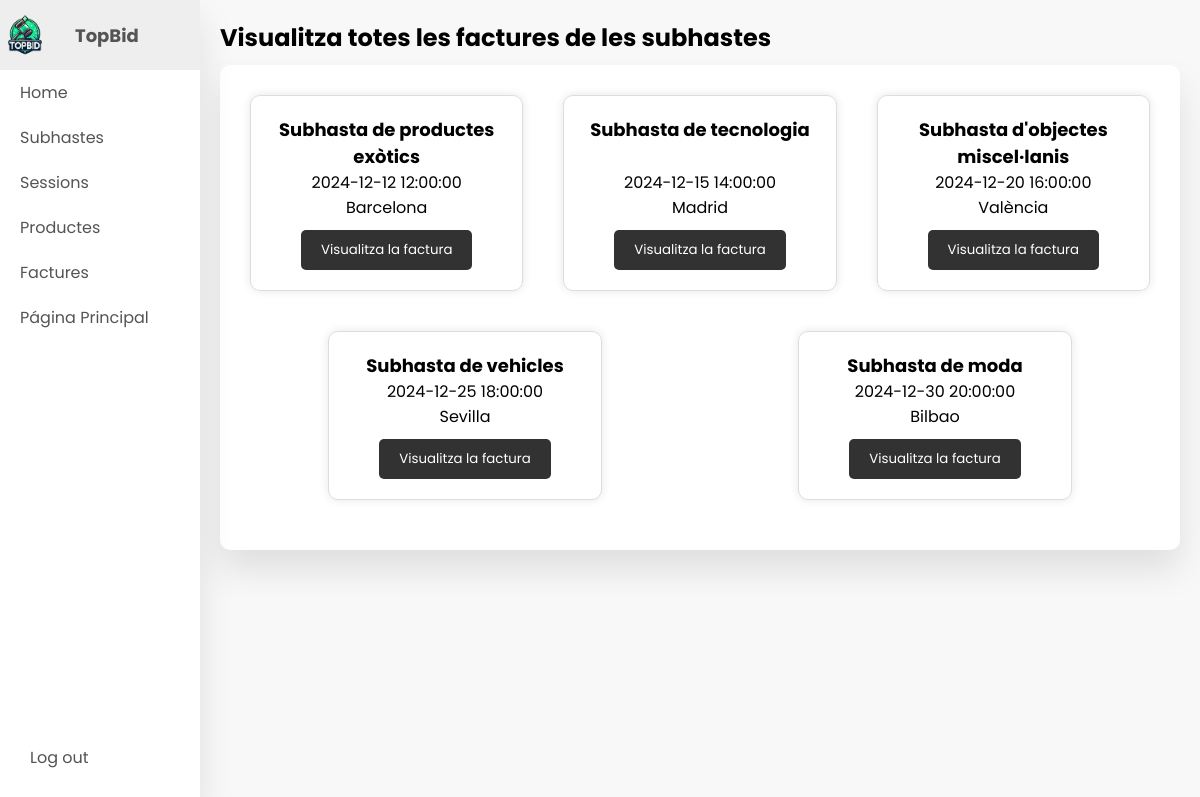
Screenshot of /index.php?controller=subhastador&action=totesSubhastes (signed in) with the database file from the repository.
### tables this page shows
CREATE TABLE subhasta (
    id_subhasta INT PRIMARY KEY AUTO_INCREMENT,
    nom VARCHAR(100) NOT NULL, 
    date_hora DATETIME NOT NULL,
    lloc VARCHAR(100) NOT NULL,
    descripcio VARCHAR(250) NOT NULL,
    percentatge INT DEFAULT 10,
    inici ENUM('senseIniciar', 'iniciat','finalitzat') DEFAULT 'senseIniciar'
);

### controllers/SubhastadorController.php (called while the page is built, shortened)
<?php
require_once 'models/Subhasta.php';
class SubhastadorController
{
    public function totesSubhastes(): void
    {
        $config = require_once 'config.php';
        $pdo = DBConnection::getConnection($config['db']);
        $allSubhastes = Subhasta::getAllSubhastes($pdo);
        require_once 'views/subhastador/view-comptes.php';
    }
}

### models/Subhasta.php (called while the page is built, shortened)
<?php
class Subhasta
{
    public static function getAllSubhastes(PDO $pdo): array
    {
        $query = "SELECT * FROM subhasta";
        $stmt = $pdo->prepare($query);
        $stmt->execute();
        return $stmt->fetchAll(PDO::FETCH_OBJ);
    }
}

### views/subhastador/view-comptes.php (the view, shortened to what this page needs)
<!DOCTYPE html>
<html lang="ca">
<head>
    <link rel="stylesheet" href="views/css/subhastador/subhasta.css">
    <link rel="stylesheet" href="views/css/subhastador/dashboard.css"/>
</head>
<body>
    <div class="container">
        <?php include 'views/includes/nav-admin.php'; ?>
        <section class="main">
            <div class="main-top">
                <h1>Visualitza totes les factures de les subhastes</h1>
            </div>
            <div class="course-box">
                <div class="subhasta-card">
                    <?php if (!empty($allSubhastes)): ?>
                        <?php foreach ($allSubhastes as $subhasta): ?>
                            <div class="subhasta-item">
                                <h2><?php echo htmlspecialchars($subhasta->nom); ?></h2>
                                <p><?php echo htmlspecialchars($subhasta->date_hora); ?></p>
                                <p><?php echo htmlspecialchars($subhasta->lloc); ?></p>
                                <button class="boton" id="veure"
                                    onclick="location.href='index.php?controller=subhastador&action=estatComptes&id_subhasta=<?php echo $subhasta->id_subhasta; ?>'">Visualitza la factura</button>
                            </div>
                        <?php endforeach; ?>
                    <?php else: ?>
                        <p>No hi ha subhastes disponibles.</p>
                    <?php endif; ?>
                </div>
            </div>
    </div>
</body>
</html>

### views/css/subhastador/subhasta.css (style rules this page uses)
.subhasta-card { display: flex; flex-wrap: wrap; justify-content: space-around; }
.subhasta-item { display: flex; flex-direction: column; align-items: center; margin: 20px; padding: 20px; border: 1px solid #ddd; border-radius: 10px; box-shadow: 0 0 10px rgba(0, 0, 0, 0.1); width: calc(33.33% - 40px); text-align: center; }
.subhasta-item h2 { font-size: 18px; width: 100%; height: 40%; }

### views/css/subhastador/dashboard.css (style rules this page uses)
* { margin: 0; padding: 0; outline: none; border: none; text-decoration: none; box-sizing: border-box; font-family: "Poppins", sans-serif; }
body { background-color: #f8f8f8; }
.container { display: flex; }
.main { padding: 20px; width: calc(100% - 200px); margin-left: 200px; }
.main-top { display: flex; }
.course-box { width: 100%; height: auto; padding: 10px 10px 30px 10px; margin-top: 10px; background: #fff; border-radius: 10px; box-shadow: 0 20px 35px rgba(0, 0, 0, 0.1); }
button { margin-top: 10px; background: rgb(50, 50, 50); color: white; border: none; border-radius: 5px; cursor: pointer; padding: 10px 20px; border-radius: 5px; transition: background 0.3s; }

### rows the page displays
subhasta: nom "Subhasta de productes exòtics", date_hora "2024-12-12 12:00:00", lloc "Barcelona"
subhasta: nom "Subhasta de tecnologia", date_hora "2024-12-15 14:00:00", lloc "Madrid"
subhasta: nom "Subhasta d'objectes miscel·lanis", date_hora "2024-12-20 16:00:00", lloc "València"
subhasta: nom "Subhasta de vehicles", date_hora "2024-12-25 18:00:00", lloc "Sevilla"
subhasta: nom "Subhasta de moda", date_hora "2024-12-30 20:00:00", lloc "Bilbao"
